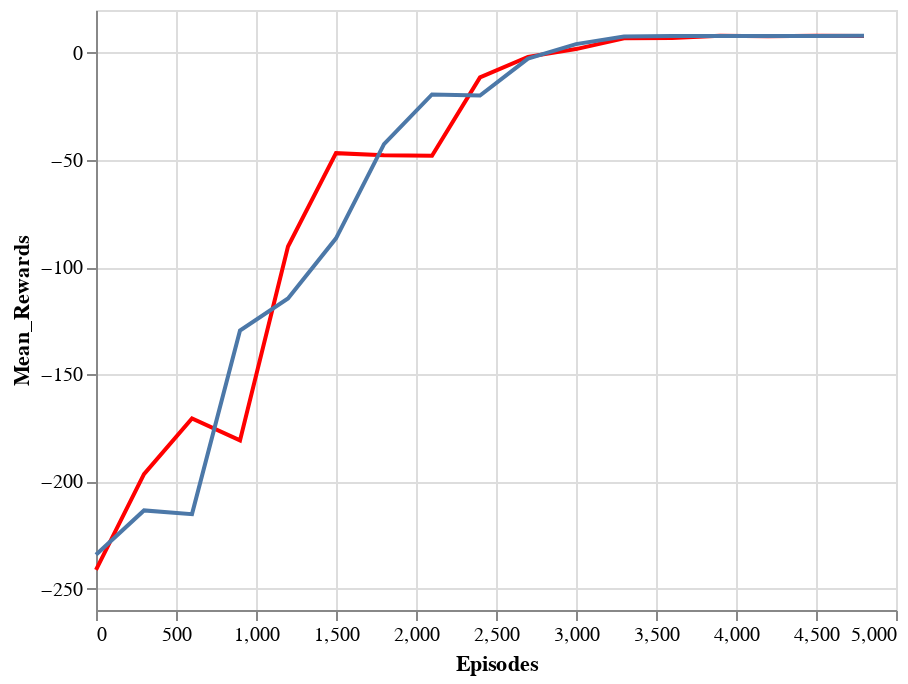

Notebook code cell kept with this figure:
### Code cell
ql_plot+sarsa_plot

### Figure 1 — Vega-Lite specification as saved in the notebook (floating-point values rounded to 4 significant figures)
{"config": {"view": {"continuousWidth": 400, "continuousHeight": 300}}, "layer": [{"data": {"name": "data-dae1d34ed3667e279ceb79433bad5de0"}, "mark": {"type": "line", "color": "red"}, "encoding": {"x": {"type": "quantitative", "field": "Episodes"}, "y": {"type": "quantitative", "field": "Mean_Rewards"}}}, {"data": {"name": "data-8ff170bac143aabf2eba7c5d98fc98de"}, "mark": "line", "encoding": {"x": {"type": "quantitative", "field": "Episodes"}, "y": {"type": "quantitative", "field": "Mean_Rewards"}}}], "$schema": "https://vega.github.io/schema/vega-lite/v4.8.1.json", "datasets": {"data-dae1d34ed3667e279ceb79433bad5de0": [{"Episodes": 0, "Mean_Rewards": -241.3}, {"Episodes": 300, "Mean_Rewards": -196.6}, {"Episodes": 600, "Mean_Rewards": -170.6}, {"Episodes": 900, "Mean_Rewards": -180.8}, {"Episodes": 1200, "Mean_Rewards": -90.38}, {"Episodes": 1500, "Mean_Rewards": -46.8}, {"Episodes": 1800, "Mean_Rewards": -47.82}, {"Episodes": 2100, "Mean_Rewards": -48.02}, {"Episodes": 2400, "Mean_Rewards": -11.47}, {"Episodes": 2700, "Mean_Rewards": -1.846}, {"Episodes": 3000, "Mean_Rewards": 1.757}, {"Episodes": 3300, "Mean_Rewards": 6.794}, {"Episodes": 3600, "Mean_Rewards": 6.958}, {"Episodes": 3900, "Mean_Rewards": 7.946}, {"Episodes": 4200, "Mean_Rewards": 7.768}, {"Episodes": 4500, "Mean_Rewards": 7.989}, {"Episodes": 4800, "Mean_Rewards": 7.906}], "data-8ff170bac143aabf2eba7c5d98fc98de": [{"Episodes": 0, "Mean_Rewards": -234.2}, {"Episodes": 300, "Mean_Rewards": -213.5}, {"Episodes": 600, "Mean_Rewards": -215.3}, {"Episodes": 900, "Mean_Rewards": -129.6}, {"Episodes": 1200, "Mean_Rewards": -114.6}, {"Episodes": 1500, "Mean_Rewards": -86.57}, {"Episodes": 1800, "Mean_Rewards": -42.58}, {"Episodes": 2100, "Mean_Rewards": -19.39}, {"Episodes": 2400, "Mean_Rewards": -19.93}, {"Episodes": 2700, "Mean_Rewards": -2.715}, {"Episodes": 3000, "Mean_Rewards": 4.064}, {"Episodes": 3300, "Mean_Rewards": 7.639}, {"Episodes": 3600, "Mean_Rewards": 7.849}, {"Episodes": 3900, "Mean_Rewards": 7.866}, {"Episodes": 4200, "Mean_Rewards": 7.866}, {"Episodes": 4500, "Mean_Rewards": 7.841}, {"Episodes": 4800, "Mean_Rewards": 7.963}]}}
